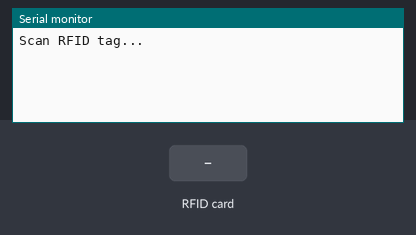
A sketch run on a simulated Arduino Mega 2560, built with avr-gcc and run on an emulated ATmega2560. On the bench: the last lines printed to the serial monitor. The test bench sets the inputs (shaded band).

Above: at 1.2 s.
1.3 s: RFID card 9D A7 9F 3C held to the reader
At 1.8 s:
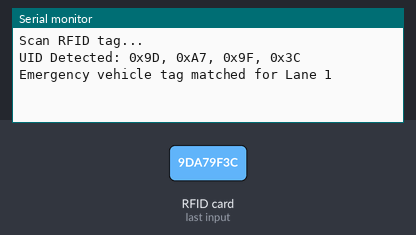
2.8 s: RFID card F4 FE C8 AF held to the reader
At 4.0 s:
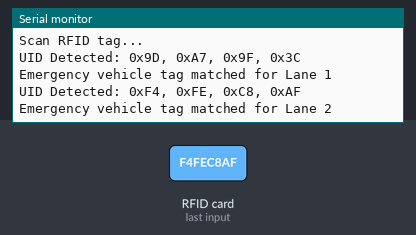
4.3 s: RFID card E7 4E F8 B4 held to the reader
At 4.7 s:
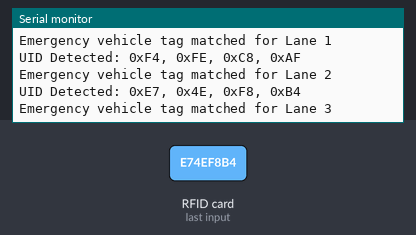
5.8 s: RFID card 5E 7A 19 C4 held to the reader
At 6.7 s:
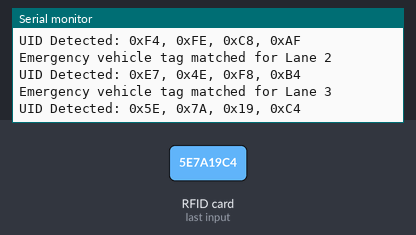

Measured:
- after the input at 1.3 s, the serial monitor: prints a new line at once (image 1)
- after the input at 2.8 s, the serial monitor: prints a new line at once (image 2)
- after the input at 4.3 s, the serial monitor: prints a new line at once (image 3)
- after the input at 5.8 s, the serial monitor: prints a new line at once (image 4)

The sketch:

rfid_lane_detection.ino
```cpp
#include <SPI.h>
#include <MFRC522.h>

#define SS_PIN 53
#define RST_PIN 5
MFRC522 rfid(SS_PIN, RST_PIN);

// Define UIDs for lanes
byte laneUIDs[4][4] = {
  {0x9D, 0xA7, 0x9F, 0x3C}, // Lane 1
  {0xF4, 0xFE, 0xC8, 0xAF}, // Lane 2
  {0xE7, 0x4E, 0xF8, 0xB4}, // Lane 3
  {0x05, 0x6B, 0xC0, 0x01}  // Lane 4
};

void setup() {
  Serial.begin(9600);
  SPI.begin();
  rfid.PCD_Init();
  Serial.println("Scan RFID tag...");
}

void loop() {
  if (!rfid.PICC_IsNewCardPresent() || !rfid.PICC_ReadCardSerial()) return;

  Serial.print("UID Detected: ");
  for (byte i = 0; i < rfid.uid.size; i++) {
    Serial.print("0x");
    if (rfid.uid.uidByte[i] < 0x10) Serial.print("0");
    Serial.print(rfid.uid.uidByte[i], HEX);
    if (i != rfid.uid.size - 1) Serial.print(", ");
  }
  Serial.println();

  // Check against each lane's UID
  for (int lane = 0; lane < 4; lane++) {
    bool match = true;
    for (byte j = 0; j < 4; j++) {
      if (rfid.uid.uidByte[j] != laneUIDs[lane][j]) {
        match = false;
        break;
      }
    }
    if (match) {
      Serial.print("Emergency vehicle tag matched for Lane ");
      Serial.println(lane + 1);
      break;
    }
  }

  rfid.PICC_HaltA(); // Stop communication
}
```
